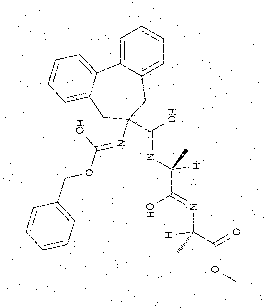
#> input picture P3/noisy/chemical/inchi11.png, 266 x 308 px
$ python -i interactive_viewer.py   (imports and definitions only)
#> lines starting #> are read from the running program, lines starting #| are printed output that depends on the picture; after the words box and inside, x2 and y2 are one past the last pixel; in counts of white or black regions, pixels touching at a corner belong together
#> `picture = cv2.imread('noisy/chemical/inchi11.png', cv2.IMREAD_GRAYSCALE)`: picture: shape (308, 266); 98.4% white; black in thin lines or dots
"""
=============================================================================
Dynamic Interactive Visualisation Tool
=============================================================================
A single GUI application (matplotlib + widgets) that lets you interactively
explore all three datasets:

  Tab 1 - MRI Slices   : slider to scroll through 76 DICOM frames + window
  Tab 2 - Chemical      : toggle between original and each denoised version
  Tab 3 - Speckle       : toggle between original and each denoised version

Usage:
    python interactive_viewer.py
"""

import os
import sys
import glob

import cv2
import numpy as np
import matplotlib.pyplot as plt
from matplotlib.widgets import Slider, RadioButtons, Button

# ── Optional DICOM import ────────────────────────────────────────────
try:
    import pydicom
    HAS_PYDICOM = True
except ImportError:
    HAS_PYDICOM = False


# =====================================================================
# Configuration
# =====================================================================

DICOM_PATH = "E1154S7I.dcm"
CHEMICAL_DIR = os.path.join("noisy", "chemical")
SPECKLE_DIR = os.path.join("noisy", "speckle")

CHEMICAL_FILES = sorted(glob.glob(os.path.join(CHEMICAL_DIR, "*.png")))
SPECKLE_FILES = sorted(
    glob.glob(os.path.join(SPECKLE_DIR, "*.png"))
    + glob.glob(os.path.join(SPECKLE_DIR, "*.jpeg"))
    + glob.glob(os.path.join(SPECKLE_DIR, "*.jpg"))
)

# Reuse filter helpers from the task scripts
MEDIAN_KSIZE = 3
BILATERAL_D = 9
BILATERAL_SIGMA_COLOR = 75
BILATERAL_SIGMA_SPACE = 75
MORPH_SE = cv2.getStructuringElement(cv2.MORPH_CROSS, (3, 3))
CRIMMINS_ITERS = 3


# =====================================================================
# Image‑processing helpers (same logic as task scripts)
# =====================================================================

def median_filter(img):
    return cv2.medianBlur(img, MEDIAN_KSIZE)

def bilateral_filter(img):
    return cv2.bilateralFilter(img, BILATERAL_D, BILATERAL_SIGMA_COLOR, BILATERAL_SIGMA_SPACE)

def morph_opening(img):
    """Opening DIRECT on dark-on-white: does NOT remove dark noise (educational only)."""
    return cv2.morphologyEx(img, cv2.MORPH_OPEN, MORPH_SE)

# [6 lines left out: function morph_closing, not called in this run]

def combined_pipeline(img):
    """Otsu -> Invert -> Dilate -> Area Filter -> Erode -> Invert."""
    _, thresh = cv2.threshold(img, 0, 255, cv2.THRESH_BINARY + cv2.THRESH_OTSU)
    inv = cv2.bitwise_not(thresh)
#> inv: shape (308, 266); 1.6% white in thin lines or dots

    small_se = cv2.getStructuringElement(cv2.MORPH_RECT, (2, 2))
    dilated = cv2.dilate(inv, small_se, iterations=1)
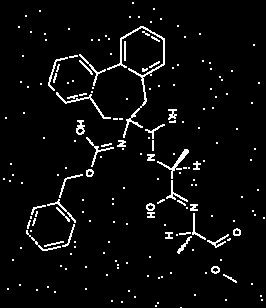
#> dilated: shape (308, 266); 4.3% white in thin lines or dots

    num_labels, labels, stats, _ = cv2.connectedComponentsWithStats(dilated, connectivity=8)
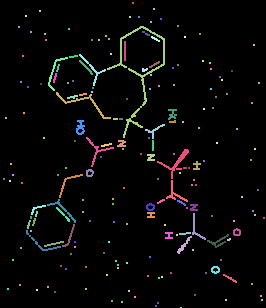
#> labels: shape (308, 266) int32; 195 distinct labels, from 0 to 194; one colour per label, 0 black
#> num_labels = 195; stats = 195 rows, first 6: [0, 0, 266, 308, 78370], [132, 2, 2, 2, 4], [153, 8, 2, 2, 4], [39, 10, 2, 2, 4], [25, 15, 2, 2, 4], [129, 16, 2, 2, 4]

    MIN_AREA = 10
    filtered = np.zeros_like(dilated)
    for i in range(1, num_labels):
        if stats[i, cv2.CC_STAT_AREA] >= MIN_AREA:  # Keep only large components
            filtered[labels == i] = 255
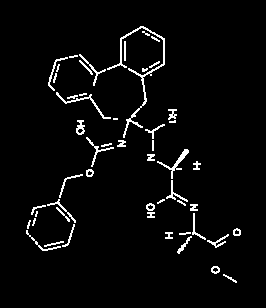
#> filtered: shape (308, 266); 3.6% white in thin lines or dots, all inside (x1, y1, x2, y2) = (26, 26, 241, 283)

    eroded = cv2.erode(filtered, small_se, iterations=1)
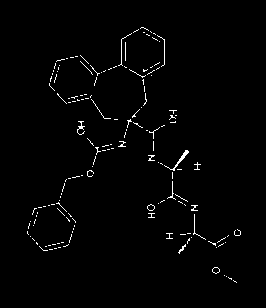
#> eroded: shape (308, 266); 1.5% white in thin lines or dots, all inside (x1, y1, x2, y2) = (27, 27, 241, 283)
    return cv2.bitwise_not(eroded)


# [31 lines left out: functions _crimmins_pass, crimmins_filter, fft_lowpass, not called in this run]


def unsharp_mask(img, sigma=2.0, strength=0.7):
    blurred = cv2.GaussianBlur(img, (0, 0), sigma)
    return cv2.addWeighted(img, 1.0 + strength, blurred, -strength, 0)


# [283 lines left out: functions apply_window, launch_mri_viewer, launch_chemical_viewer, launch_speckle_viewer, main, not called in this run]


# [2 lines not run here, left out]

>>> import cv2
>>> picture = cv2.imread('noisy/chemical/inchi11.png', cv2.IMREAD_GRAYSCALE)
>>> result = combined_pipeline(picture)
